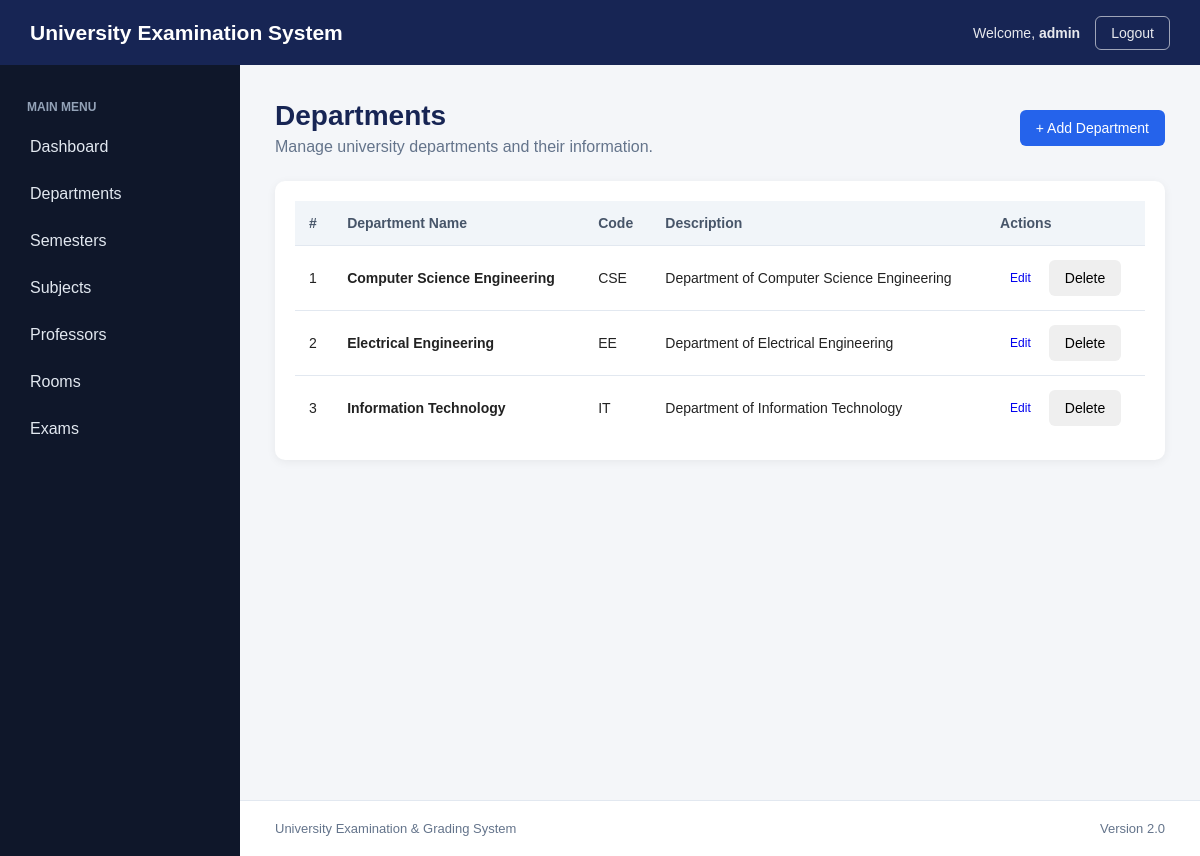
/departments/ (signed in), run on an earlier commit of the app's database.
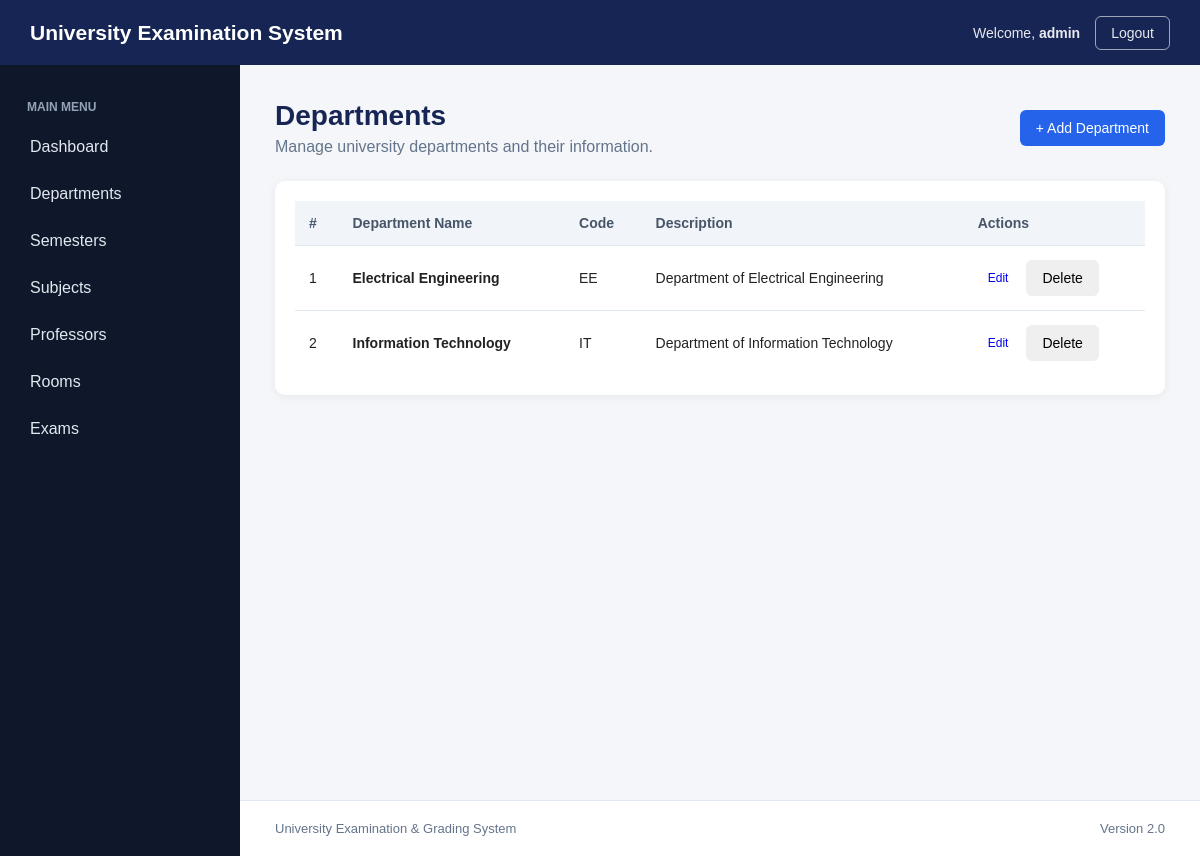
And on a later commit of the database.
### academics/models.py (models this page shows, shortened)
class Department(models.Model):
    name = models.CharField(max_length=100)
    code = models.CharField(
        max_length=20,
        unique=True
    )
    description = models.TextField(
        blank=True
    )

### academics/views.py (the view)
@login_required
def departments(request):
    departments = Department.objects.all().order_by("name")
    return render(
        request,
        "academics/departments.html",
        {
            "departments": departments
        }
    )

### academics/templates/academics/departments.html (shortened to what this page needs)
{% extends "academics/base.html" %}
{% block content %}
<div class="page-header">
    <div>
        <h1 class="page-title">
            Departments
        </h1>
        <p class="page-description">
            Manage university departments and their information.
        </p>
    </div>
    <div>
        <a
            href="{% url 'department_create' %}"
            class="btn btn-primary"
        >
            + Add Department
        </a>
    </div>
</div>
<div class="table-container">
    <table class="data-table">
        <thead>
            <tr>
                <th>#</th>
                <th>Department Name</th>
                <th>Code</th>
                <th>Description</th>
                <th>Actions</th>
            </tr>
        </thead>
        <tbody>
            {% for department in departments %}
            <tr>
                <td>
                    {{ forloop.counter }}
                </td>
                <td>
                    <strong>
                        {{ department.name }}
                    </strong>
                </td>
                <td>
                    <span class="badge">
                        {{ department.code }}
                    </span>
                </td>
                <td>
                    {% if department.description %}
                        {{ department.description }}
                    {% else %}
                        <span class="muted-text">
                            No description available
                        </span>
                    {% endif %}
                </td>
                <td>
                    <div class="action-buttons">
                        <a
                            href="{% url 'department_edit' department.pk %}"
                            class="btn btn-edit"
                        >
                            Edit
                        </a>
                        <form
                            method="POST"
                            action="{% url 'department_delete' department.pk %}"
                            class="delete-form"
                        >
                            <button
                                type="submit"
                                class="btn btn-delete"
                                onclick="return confirm(
                                    'Are you sure you want to delete this department?'
                                );"
                            >
                                Delete
                            </button>
                        </form>
                    </div>
                </td>
            </tr>
            {% endfor %}
        </tbody>
    </table>
</div>
{% endblock %}

What changed in the data, as far as the page shows it:
removed Department: name "Computer Science Engineering", code "CSE", description "Department of Computer Science Engineering"
